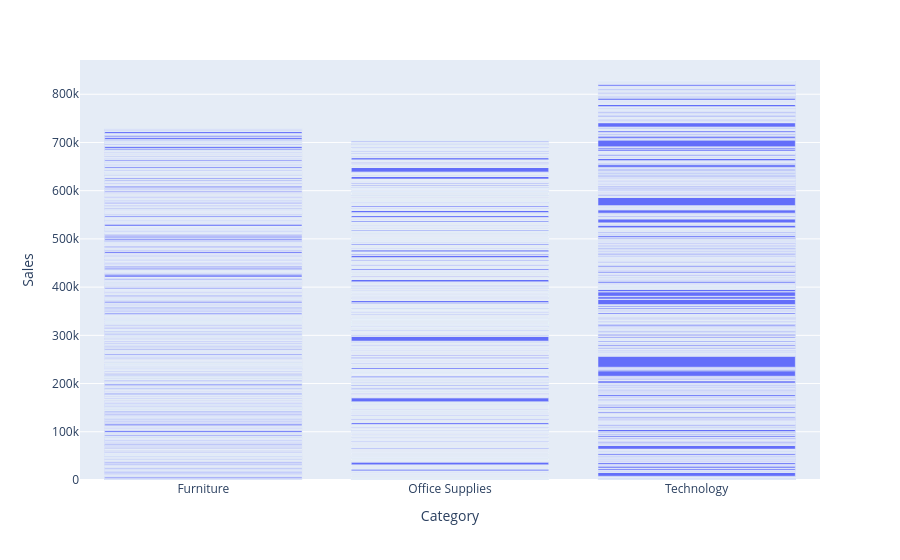

Here is the notebook cell this chart was saved with:
### Code cell
fig = px.bar(data, x='Category', y='Sales')
fig.show()

### Figure 1 — Plotly figure (JSON) as saved in the notebook; plotly's stock layout.template omitted (floating-point values rounded to 4 significant figures; data arrays with more than 128 entries replaced by an {"elided": "..."} marker saying what was removed)
{"data": [{"hovertemplate": "Category=%{x}<br>Sales=%{y}<extra></extra>", "legendgroup": "", "marker": {"color": "#636efa", "pattern": {"shape": ""}}, "name": "", "orientation": "v", "showlegend": false, "textposition": "auto", "type": "bar", "x": {"elided": "9800 str values"}, "xaxis": "x", "y": {"elided": "9800 float values"}, "yaxis": "y"}], "layout": {"barmode": "relative", "legend": {"tracegroupgap": 0}, "margin": {"t": 60}, "xaxis": {"anchor": "y", "domain": [0, 1], "title": {"text": "Category"}}, "yaxis": {"anchor": "x", "domain": [0, 1], "title": {"text": "Sales"}}}}
